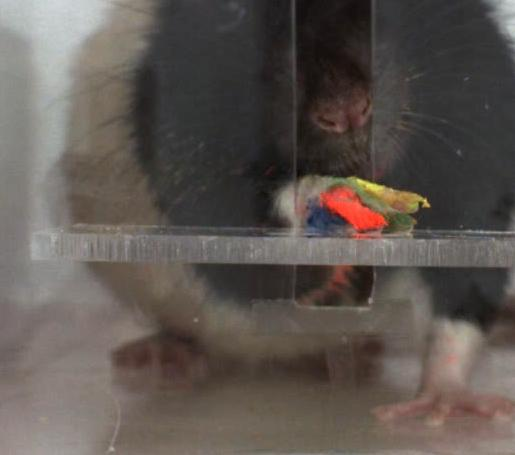
%> input picture R0000_20140308_11-49-12_008_MIDDLE_f250.jpg, 515 x 455 px
$ octave ColorMask.m   (GNU Octave 9; MATLAB toolbox functions it lacks are replaced by stand-ins)
%> lines starting %> are read from the running program, lines starting %| are printed output that depends on the picture; in (x1, y1, x2, y2) boxes, pixels count from 0 and x2, y2 are one past the last pixel; in counts of white or black regions, pixels touching at a corner belong together; the program's own positions count from 1
image = imread('R0000_20140308_11-49-12_008_MIDDLE_f250.jpg');
%> image is the input picture: size 455x515x3 uint8; mean R, G, B 93.9, 86.1, 80.8
hsv = rgb2hsv(image);
%> hsv: size 455x515x3 double; mean H, S, V 0.158, 0.143, 0.37

h = hsv(:,:,1);
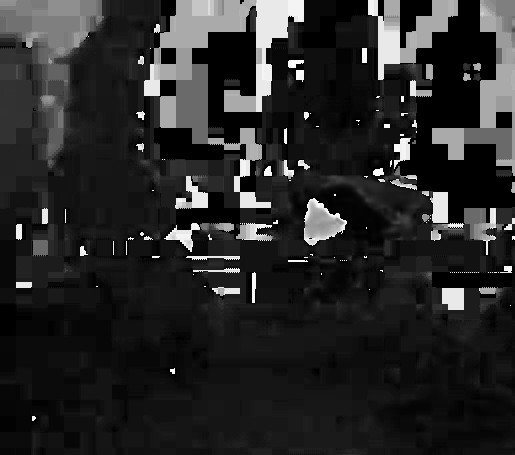
%> h: size 455x515 double; min 0, max 0.999, mean 0.158
s = hsv(:,:,2);
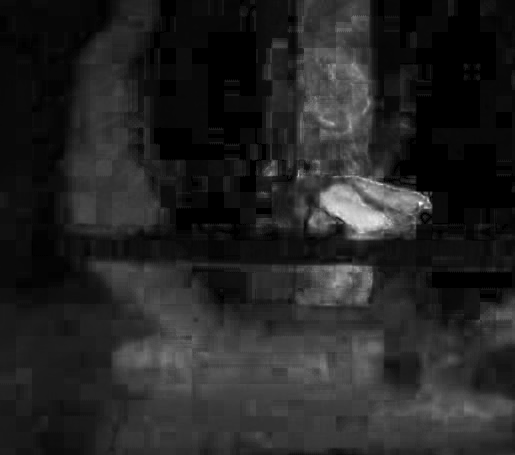
%> s: size 455x515 double; min 0, max 1, mean 0.143
v = hsv(:,:,3);
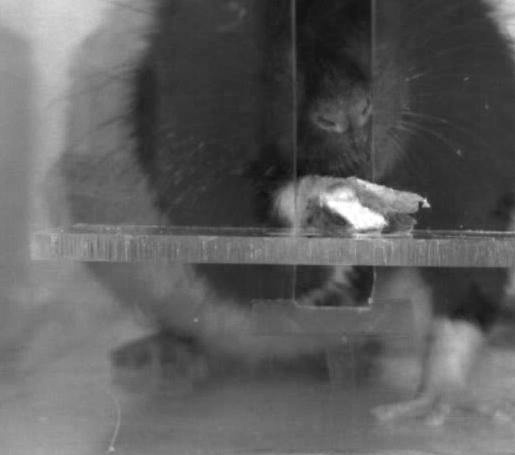
%> v: size 455x515 double; min 0.0471, max 1, mean 0.37

h(h < .208 | h > .2638) = 0;
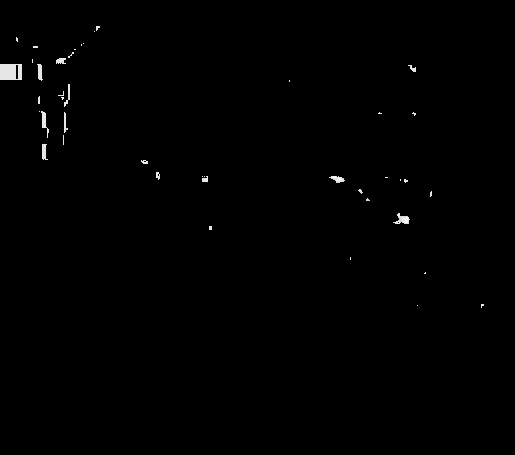
%> h: size 455x515 double; min 0, max 0.259, mean 0.00112; drawn with min black and max white
h(s < .175 | s > .5) = 0;
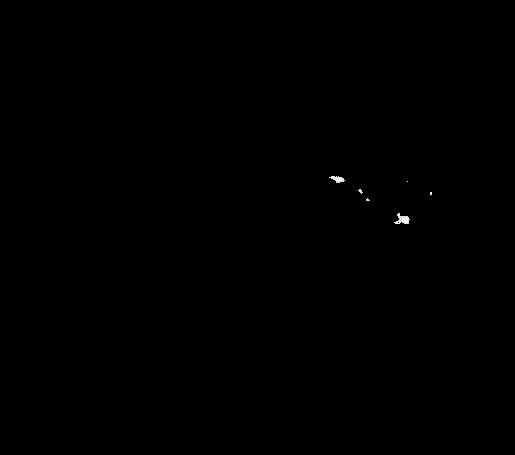
%> h: size 455x515 double; 0.4% of pixels changed, all inside (x1, y1, x2, y2) = (0, 26, 484, 308); drawn with min black and max white
h(v < .1888 | v > .5) = 0;
%> h: size 455x515 double; 0.02% of pixels changed, all inside (x1, y1, x2, y2) = (335, 176, 431, 201)
%imshow(h)

%h = imopen(h, strel('disk', 1, 0));
h = imclose(h, strel('disk', 1, 0));
h = imfill(h, 'holes');
h = imdilate(h, strel('disk', 3, 0));
imshow(h)
mask = logical(h);
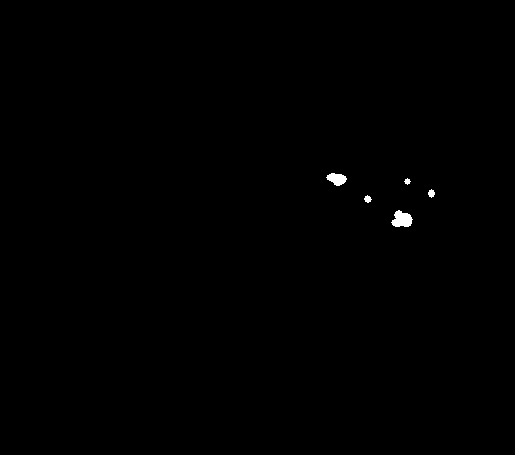
%> mask: size 455x515 logical; 0.23% white; 5 white regions, box (x1, y1, x2, y2) and area: (391, 210, 413, 227) 257, (326, 173, 347, 186) 179, (428, 189, 435, 198) 43, (364, 195, 372, 203) 41, (404, 178, 411, 185) 29
%imshow(edge(mask, 'sobel'));
%imshow(mask);

$ run again, with R0000_20140308_11-49-12_008_MIDDLE_f1.jpg copied over R0000_20140308_11-49-12_008_MIDDLE_f250.jpg
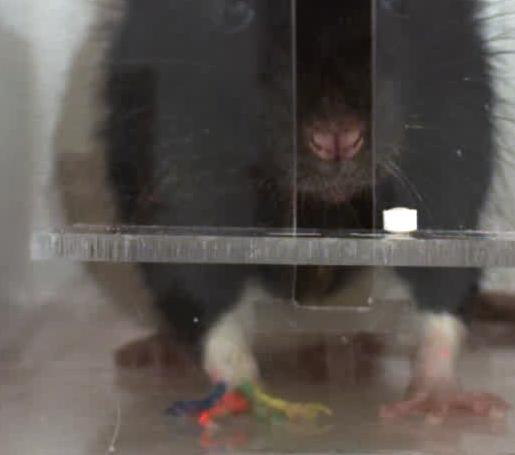
%> input picture R0000_20140308_11-49-12_008_MIDDLE_f1.jpg, 515 x 455 px
%> image is the input picture: size 455x515x3 uint8; mean R, G, B 89.3, 83, 78.6
%> hsv: size 455x515x3 double; mean H, S, V 0.201, 0.135, 0.352
%> `s = hsv(:,:,2);`:
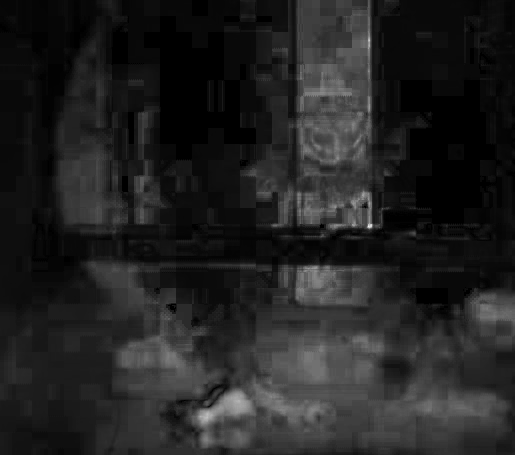
%> s: size 455x515 double; min 0, max 0.938, mean 0.135
%> `h(h < .208 | h > .2638) = 0;`:
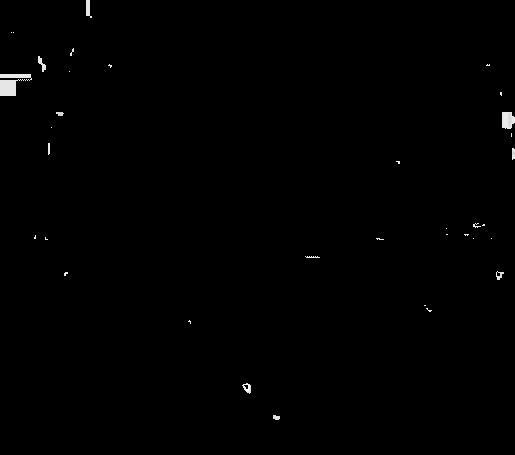
%> h: size 455x515 double; min 0, max 0.259, mean 0.00106; drawn with min black and max white
%> mask: size 455x515 logical; 0.12% white; 2 white regions, box (x1, y1, x2, y2) and area: (239, 380, 254, 397) 173, (270, 412, 283, 423) 108

$ run again, with R0000_120.jpg copied over R0000_20140308_11-49-12_008_MIDDLE_f250.jpg
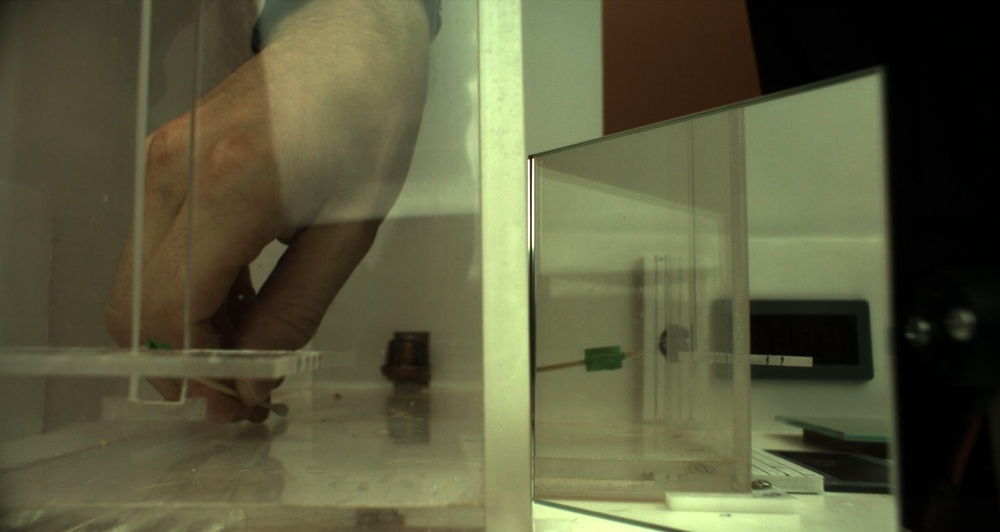
%> input picture R0000_120.jpg, 1000 x 532 px, shrunk from 2040 x 1086 before the run
%> image is the input picture: size 532x1000x3 uint8; mean R, G, B 90.3, 90, 61.2
%> hsv: size 532x1000x3 double; mean H, S, V 0.152, 0.351, 0.368
%> `v = hsv(:,:,3);`:
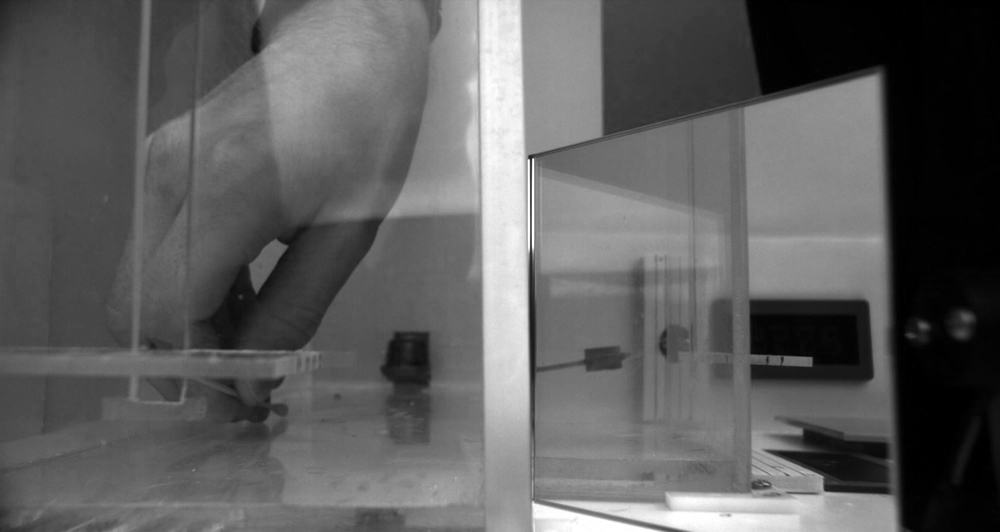
%> v: size 532x1000 double; min 0, max 1, mean 0.368
%> `mask = logical(h);`:
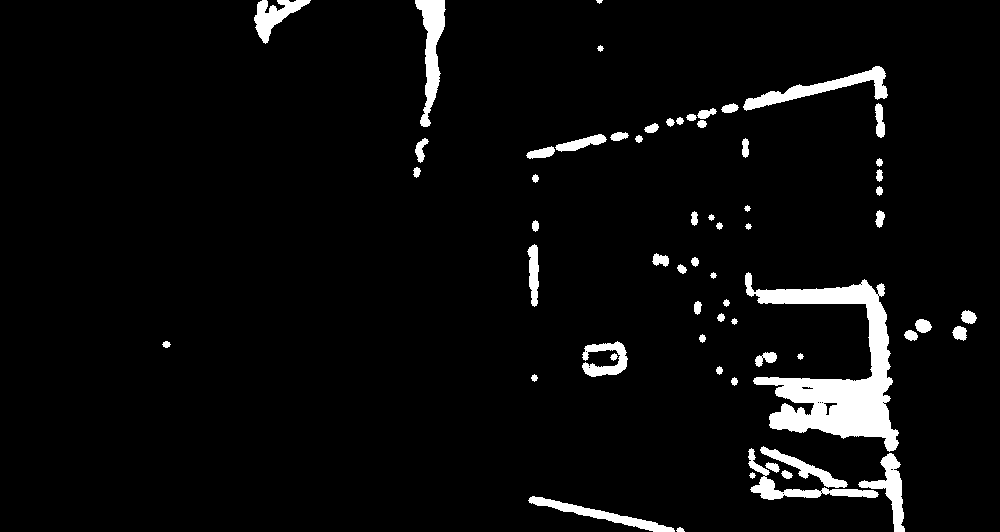
%> mask: size 532x1000 logical; 4.7% white; 62 white regions (1 under 20 px), largest, box (x1, y1, x2, y2) and area: (745, 272, 899, 452) 9863, (415, 0, 446, 127) 1778, (743, 66, 888, 111) 1740
